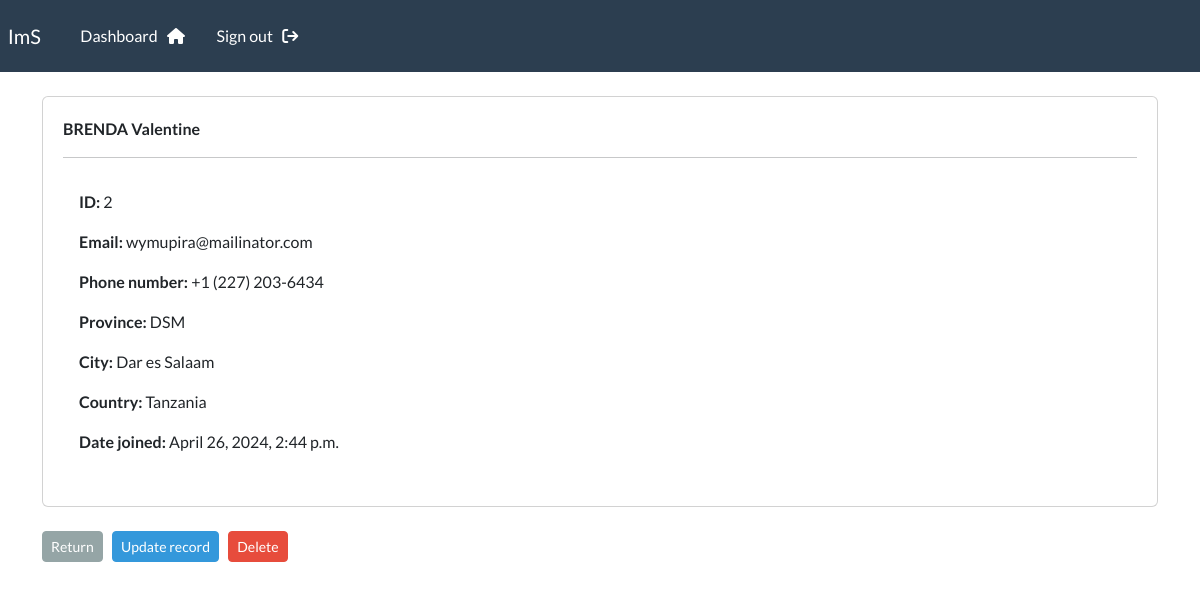
The page /record/2 (signed in) on the database its author committed.
### webapp/models.py (models this page shows, shortened)
class Record(models.Model):
    creation_date = models.DateTimeField(auto_now_add=True)
    first_name = models.CharField(max_length=100)
    last_name = models.CharField(max_length=100)
    email = models.EmailField()
    phone = models.CharField(max_length=20)
    province = models.CharField(max_length=255)
    city = models.CharField(max_length=255)
    country = models.CharField(max_length=255)

### webapp/views.py (the view)
# urls.py: path('record/<int:pk>', views.view_record, name='record'),
@login_required(login_url='login')
def view_record(request, pk):
    all_records = Record.objects.get(id=pk)
    context = {'record':all_records}
    return render(request, 'webapp/view-record.html',context=context)

### webapp/templates/webapp/view-record.html (shortened to what this page needs)
{% extends 'webapp/base.html' %}
{% block content %}
    <div class="card" style="padding: 20px;">
        <strong>
            {{record.first_name|upper}}
            {{record.last_name}}
        </strong>
        <hr>
        <div class="card-body">
            <p><strong>ID: </strong> {{ record.id }}</p>
            <p><strong>Email: </strong> {{ record.email }}</p>
            <p><strong>Phone number: </strong> {{ record.phone }}</p>
            <p><strong>Province: </strong> {{ record.province }}</p>
            <p><strong>City: </strong> {{ record.city }}</p>
            <p><strong>Country: </strong> {{ record.country }}</p>
            <p><strong>Date joined: </strong> {{ record.creation_date }}</p>
        </div>
    </div>
    <br>
     <th><a class="btn btn-secondary btn-sm" href="{% url 'dashboard' %}">Return</a></th>
     <th><a class="btn btn-info btn-sm" href="{% url 'update-record' record.id  %}">Update record</a></th>
     <th><a class="btn btn-danger btn-sm" href="{% url 'delete' record.id %}">Delete</a></th>
{% endblock %}

### rows shown on the page
Record: first_name "BRENDA", last_name "Valentine", id "2", email "wymupira@mailinator.com", phone "+1 (227) 203-6434", province "DSM", city "Dar es Salaam", country "Tanzania", creation_date "April 26, 2024, 2:44 p.m."
